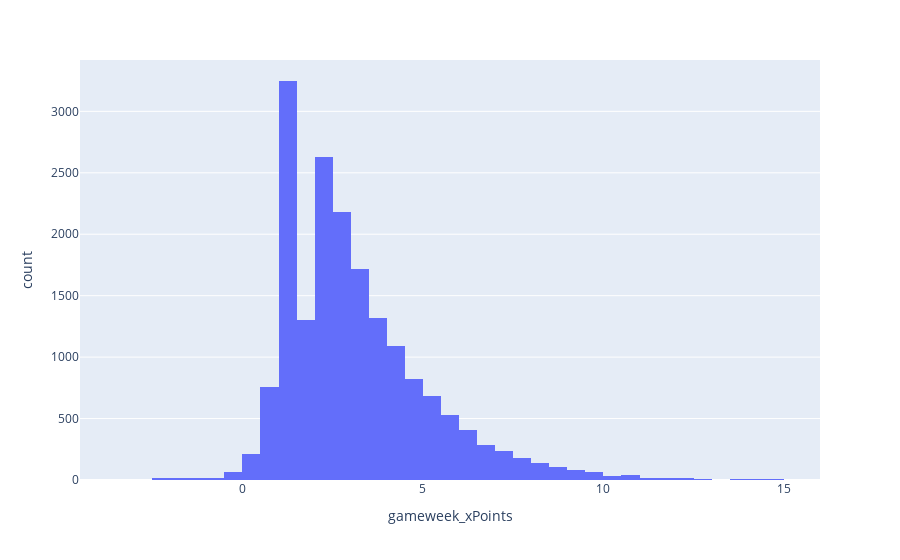

Notebook cell for this chart:
### Code cell
fig = px.histogram(fpl_df, x='gameweek_xPoints', nbins=40)
fig.show()

### Figure 1 — Plotly figure (JSON) as saved in the notebook; plotly's stock layout.template omitted (floating-point values rounded to 4 significant figures; data arrays with more than 128 entries replaced by an {"elided": "..."} marker saying what was removed)
{"data": [{"alignmentgroup": "True", "bingroup": "x", "hovertemplate": "gameweek_xPoints=%{x}<br>count=%{y}<extra></extra>", "legendgroup": "", "marker": {"color": "#636efa", "pattern": {"shape": ""}}, "name": "", "nbinsx": 40, "offsetgroup": "", "orientation": "v", "showlegend": false, "type": "histogram", "x": {"elided": "19141 float values"}, "xaxis": "x", "yaxis": "y"}], "layout": {"barmode": "relative", "legend": {"tracegroupgap": 0}, "margin": {"t": 60}, "xaxis": {"anchor": "y", "domain": [0, 1], "title": {"text": "gameweek_xPoints"}}, "yaxis": {"anchor": "x", "domain": [0, 1], "title": {"text": "count"}}}}
